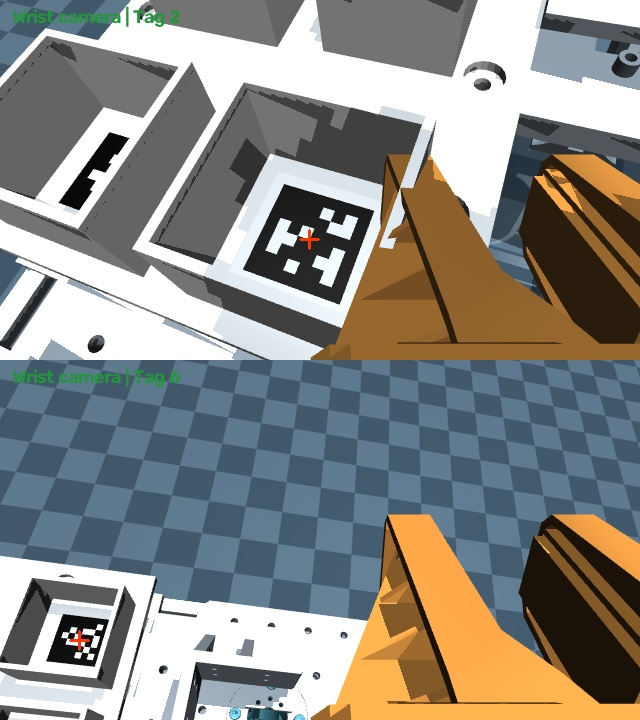
#> input picture r12/models/r21/puck_slots/wrist_tray_test.jpg, 640 x 720 px
$ python -i nz2_puck_vision.py   (imports and definitions only)
#> lines starting #> are read from the running program, lines starting #| are printed output that depends on the picture; after the words box and inside, x2 and y2 are one past the last pixel; in counts of white or black regions, pixels touching at a corner belong together
"""NZ2 퍽 인식 핵심 (ROS·Isaac 둘 다 쓰는 순수 numpy + OpenCV 모듈)

설치 위치
  시뮬: ~/manipulator-isaac61-lyrical-practice/src/arm_practice/tasks/nz2_puck_vision.py
  실기: nz2_perception 패키지에 같은 파일을 복사 (ROS 노드는 이 함수만 부른다 → 시뮬에서 잰 오차가 실기와 같은 코드)

입력: 컬러 RGB(H,W,3 uint8), 컬러에 정렬된 깊이(H,W, m, 0 = 무효), 내부행렬 K(3×3),
      카메라 자세 R_ac, t_ac (ROS 광학 좌표 z 앞·x 오른쪽·y 아래 → 팔 베이스 좌표)
      박스 윗면 높이 box_top_z [m] (팔 좌표). mission v5: 바닥 위 70 mm
출력: 퍽 목록 (색·세움/누움·모양·중심 xy·yaw·윗면 z)

방법
  1. HSV 로 빨강/초록 분할 → 연결 성분 (색마다 여러 개 가능)
  2. 성분 화소 → 깊이로 3D 점 (팔 좌표). 박스 윗면 −5 ~ +75 mm 밖 점은 버림
  3. 높이(상위 2 % z − 박스 윗면) < 45 mm 면 누움, 아니면 세움 (퍽 60 / 30 mm)
  4. 세움: 윗면 띠(최고점 −6 mm) 점들의 최소외접사각형 중심 = 퍽 축.
          모양 = 볼록껍질 넓이 / 사각형 넓이 (원 π/4 = 0.79, 정사각형 1.0) → 0.88 기준
     누움: 능선 띠(최고점 −4 mm) = 축 바로 위 → 그 사각형 중심 = 축 xy. 원기둥 능선 폭 약 20 mm, 각기둥 윗면 30 mm → 25 mm 기준
          yaw = 박스 윗면 +10 mm 위 점들의 사각형 긴 변 방향
  5. 윗면 z 는 측정 대신 박스 높이 + 퍽 치수(세움 60 / 누움 30 mm)로 정함 (D435 깊이 오차가 z 에 들어가지 않게)
모든 임계값은 PARAMS 한곳에서 바꿈. 실물 HSV 는 조명 아래에서 다시 재야 함 [가정]
"""
from __future__ import annotations

import math
from dataclasses import dataclass, field

import cv2
import numpy as np

PARAMS = dict(
    # HSV (OpenCV: H 0~179, S·V 0~255) [가정: 시뮬 퍽 색 빨강 (0.85,0.10,0.10), 초록 (0.10,0.65,0.20)]
    red_h=((0, 10), (170, 179)), green_h=((40, 90),),
    s_min=110, v_min=40,
    min_area_px=150,               # 640×480 기준. 0.5 m 에서 퍽 옆면 약 37×74 px
    open_px=3, close_px=5,
    depth_min_m=0.175, depth_max_m=1.2,   # D435 640×480 최소 거리 [가정]
    z_lo_m=-0.005, z_hi_m=0.075,          # 박스 윗면 기준 점 높이 범위
    lie_h_m=0.045,                         # 이보다 낮으면 누움
    stand_band_m=0.006, ridge_band_m=0.004, lie_upper_m=0.010,
    stand_round_ratio=0.88,                # 볼록껍질/사각형 넓이 < 이면 원기둥
    lie_ridge_w_m=0.025,                   # 능선 폭 < 이면 원기둥
    min_pts=40, min_valid_frac=0.3,
    puck_h_m=0.060, puck_w_m=0.030,
)


@dataclass
class Puck:
    color: str                 # "r" | "g"
    lying: bool
    shape: str                 # "box" | "cyl"
    xy: np.ndarray             # 퍽 축 중심 (팔 좌표) [m]
    top_z: float               # 윗면 z (박스 높이 + 치수) [m]
    yaw: float                 # 누운 퍽 축 방향 [rad] (−π/2~π/2). 세운 퍽: 각기둥 면 방향 (−π/4~π/4), 원기둥 0
    h_meas: float              # 잰 높이 (박스 위) [m]
    n_px: int
    valid_frac: float
    info: dict = field(default_factory=dict)


def color_masks(rgb: np.ndarray, p: dict = PARAMS) -> dict[str, np.ndarray]:
    hsv = cv2.cvtColor(rgb, cv2.COLOR_RGB2HSV)
#> hsv: shape (720, 640, 3); mean H, S, V 50, 69.9, 153.3
    h, s, v = hsv[..., 0], hsv[..., 1], hsv[..., 2]
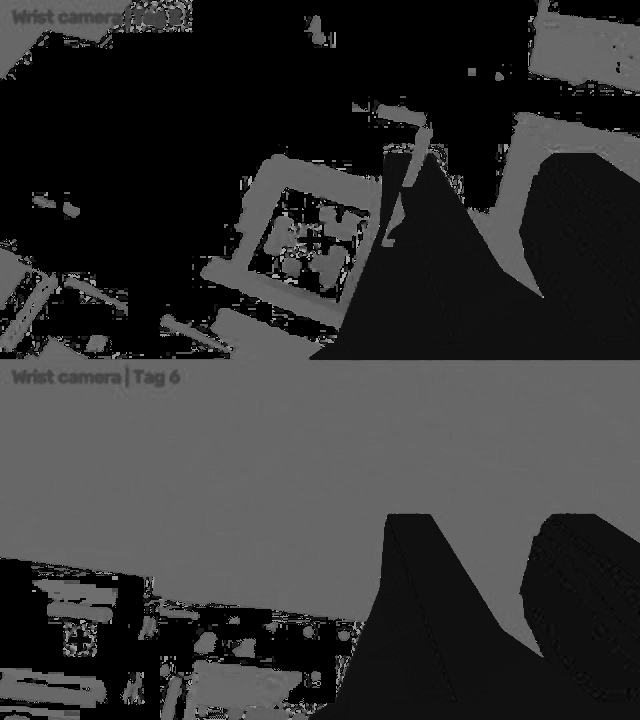
#> h: shape (720, 640); min 0, max 178, mean 50
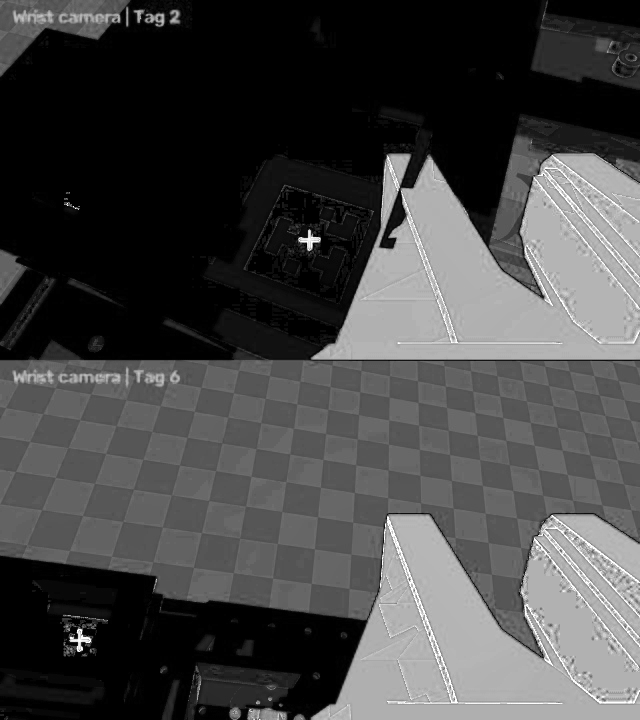
#> s: shape (720, 640); min 0, max 255, mean 69.9
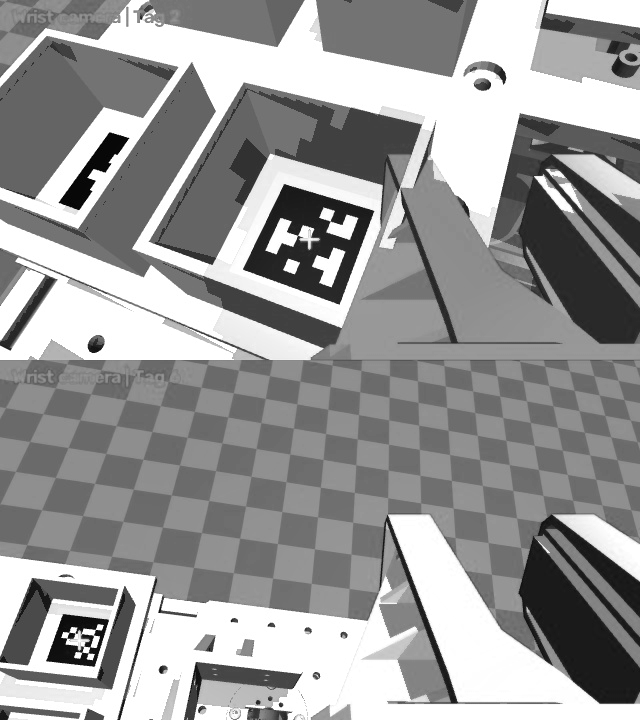
#> v: shape (720, 640); min 2, max 255, mean 153.3
    sv = (s >= p["s_min"]) & (v >= p["v_min"])
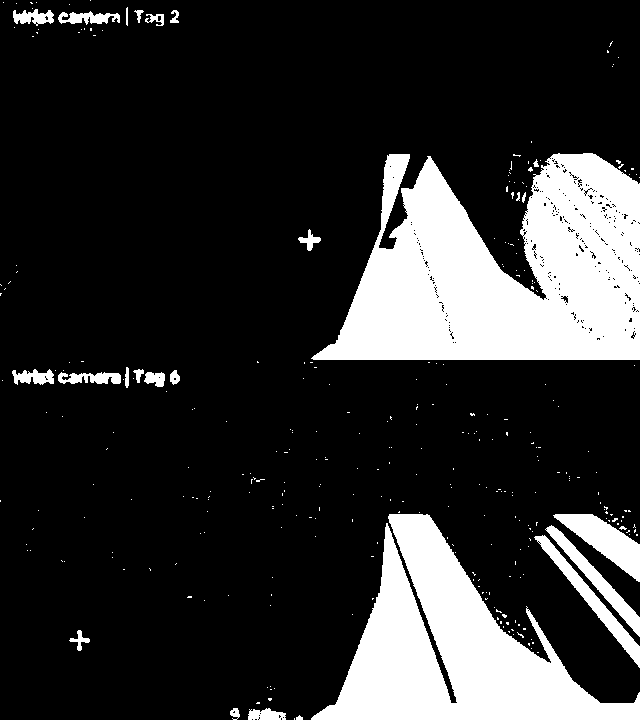
#> sv: shape (720, 640) bool; 18.7% white; 318 white regions (293 under 20 px), largest, box (x1, y1, x2, y2) and area: (311, 153, 640, 360) 46102, (311, 514, 640, 720) 29860, (553, 514, 640, 582) 2384
    out = {}
    for name, key in (("r", "red_h"), ("g", "green_h")):
        m = np.zeros(h.shape, bool)
        for lo, hi in p[key]:
            m |= (h >= lo) & (h <= hi)
        m = (m & sv).astype(np.uint8)
        m = cv2.morphologyEx(m, cv2.MORPH_OPEN, np.ones((p["open_px"],) * 2, np.uint8))
        m = cv2.morphologyEx(m, cv2.MORPH_CLOSE, np.ones((p["close_px"],) * 2, np.uint8))
        out[name] = m
#> this loop made 2 passes
#> pass 1, in color_masks, `m = (m & sv).astype(np.uint8)`:
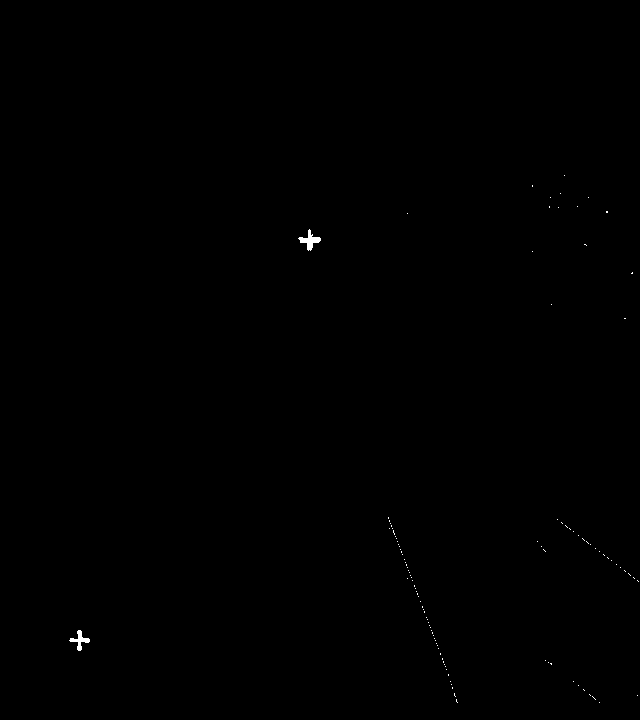
#> m: shape (720, 640); values 0 (black) and 1 (white), 0.11% white; 109 white regions (107 under 20 px), largest, box (x1, y1, x2, y2) and area: (298, 229, 321, 251) 189, (69, 630, 90, 651) 150
#> pass 2, in color_masks, `m = (m & sv).astype(np.uint8)`:
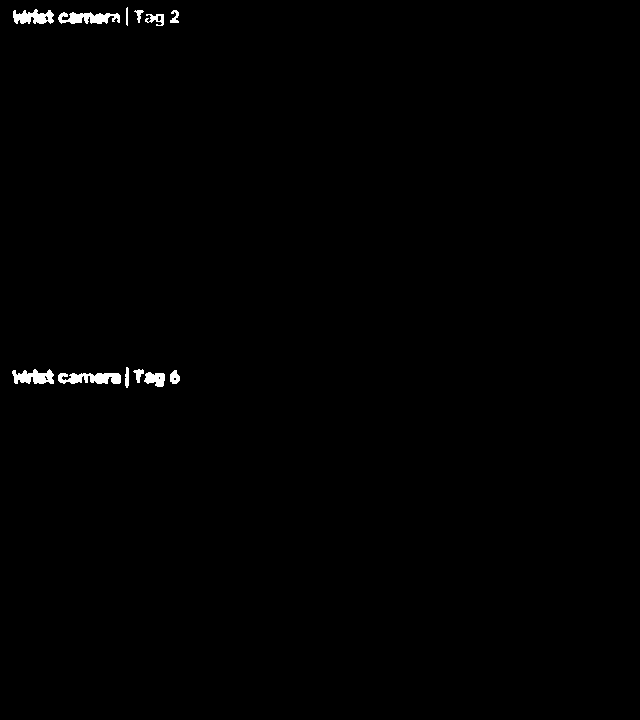
#> m: shape (720, 640); values 0 (black) and 1 (white), 0.57% white; 12 white regions, largest, box (x1, y1, x2, y2) and area: (58, 373, 121, 384) 527, (58, 12, 120, 24) 493, (12, 369, 54, 384) 427
#> after the loop:
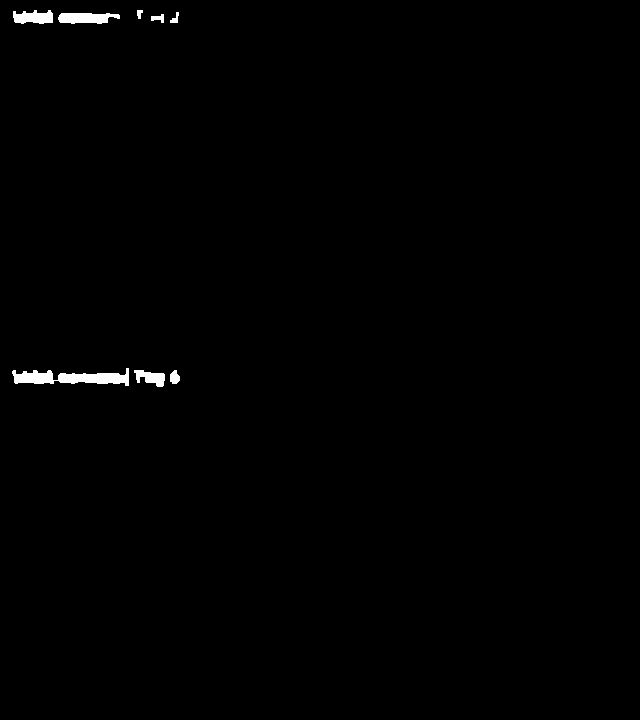
#> m: shape (720, 640); values 0 (black) and 1 (white), 0.59% white; 8 white regions, largest, box (x1, y1, x2, y2) and area: (12, 368, 129, 386) 1167, (58, 13, 120, 24) 531, (13, 10, 53, 24) 422
#> after the loop, out = 2 items
    return out


# [95 lines left out: functions backproject, _rect, _long_axis_yaw, detect, best_per_color, not called in this run]

>>> import cv2
>>> picture = cv2.cvtColor(cv2.imread('../../../../../r12/models/r21/puck_slots/wrist_tray_test.jpg'), cv2.COLOR_BGR2RGB)
>>> result = color_masks(picture)
#> result = 2 items
